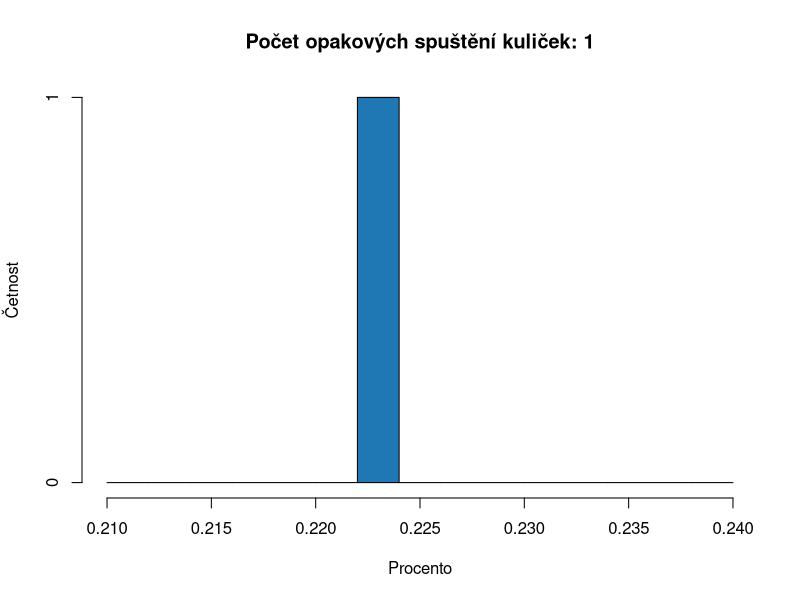
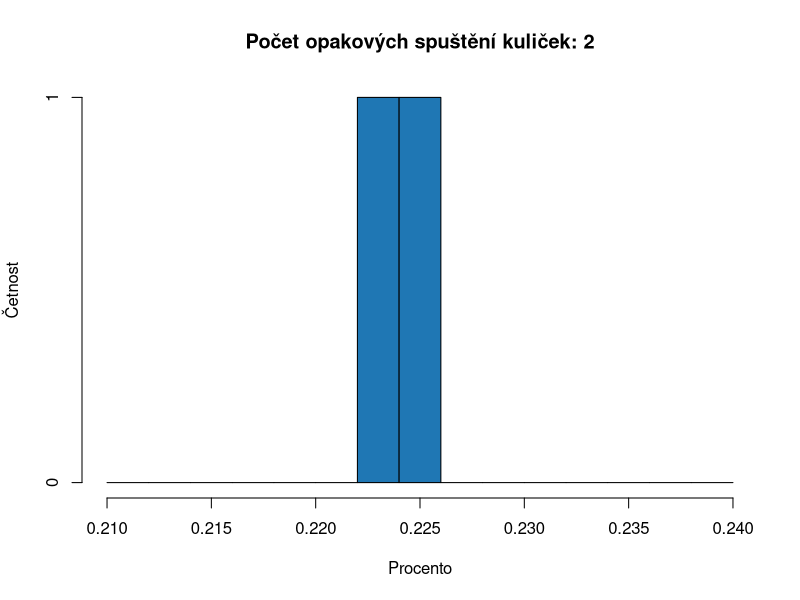
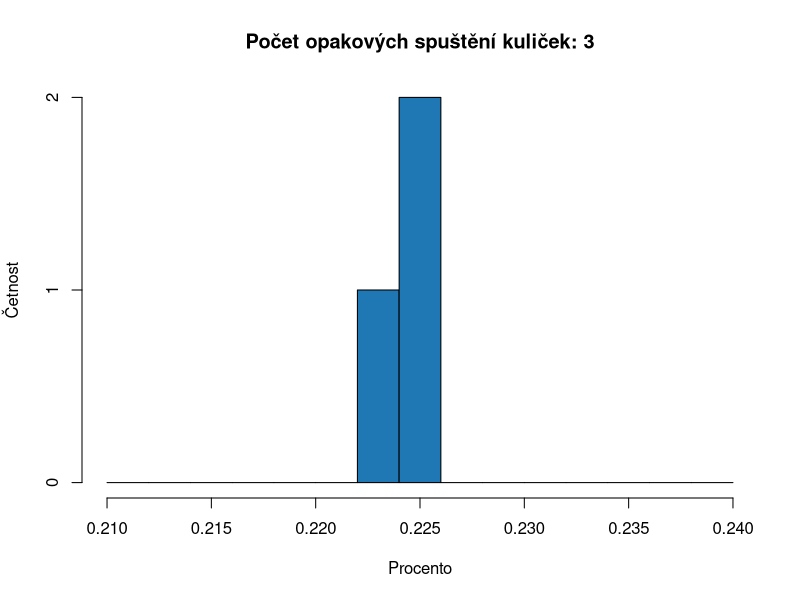
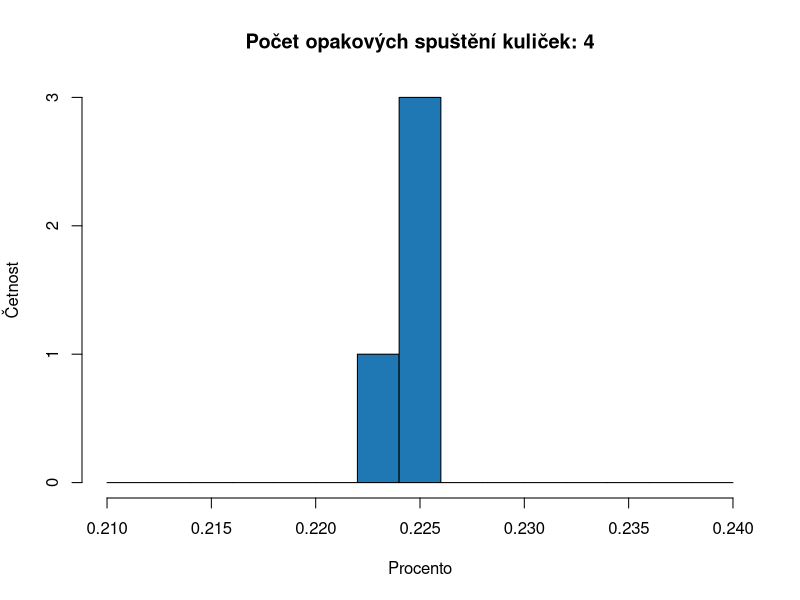
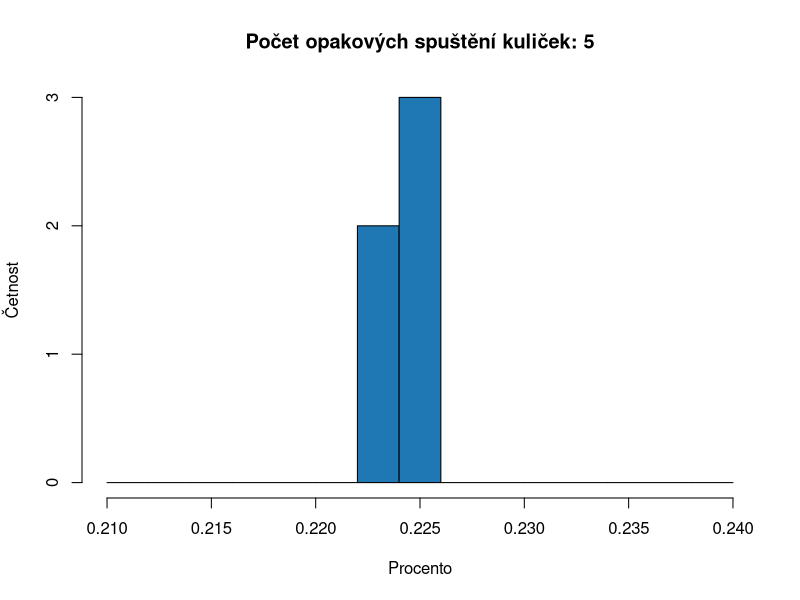
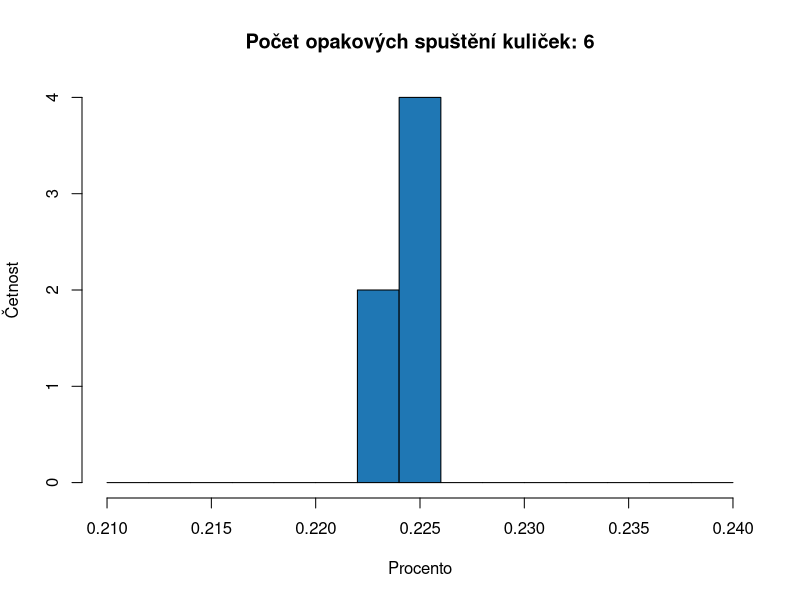
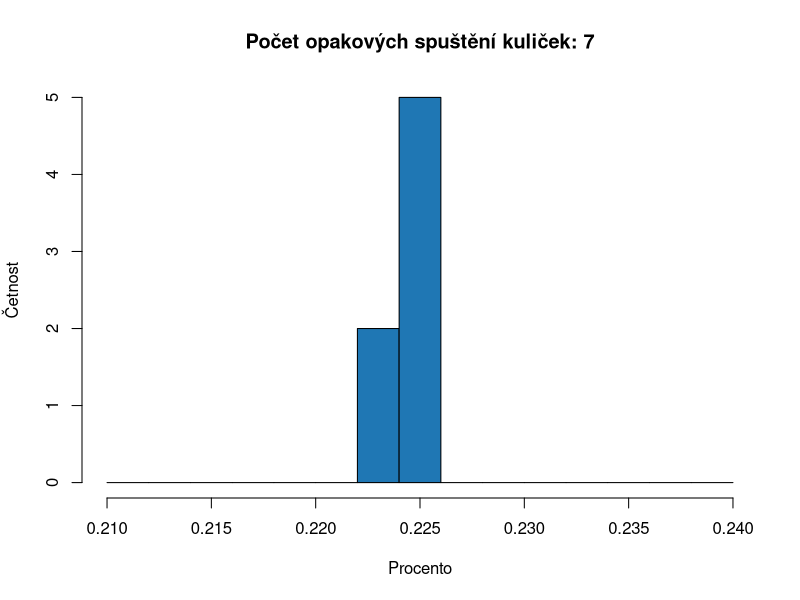
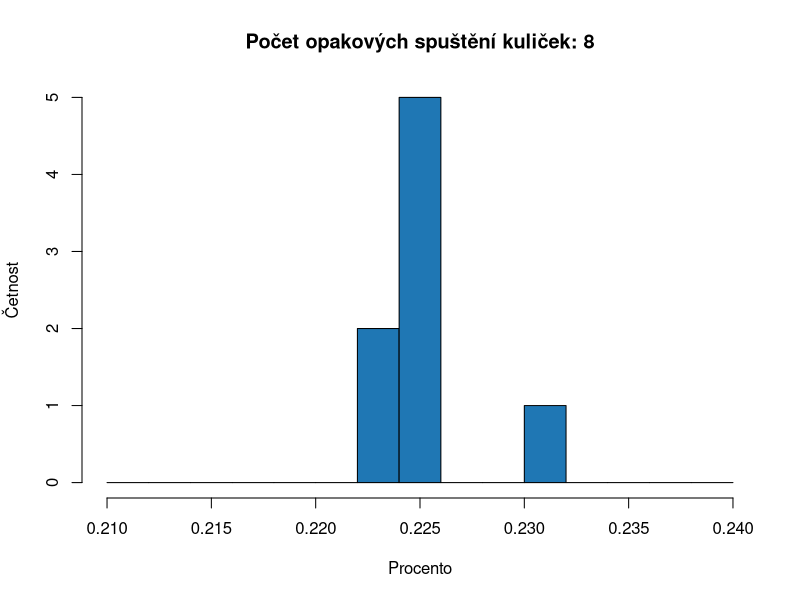

These charts were generated, in order, by the following R code:
## ---- chunk 1
set.seed(4)
# pocet micku
n <- 10000
# pravdepodobnost uspechu (napravo)
p <- 0.5
# 0 by znamenalo všechny kulicky nalevo, 12 všechny kulicky napravo,
# celkem 13 možností, jak mohou kulicky skončit
s <- 12

vysledek <- rbinom(n = n, size = s, prob = p)
cetnost <- table(vysledek)

# pouzijeme nazev 6 v tabulce, protoze 0 je prvni sloupec  
p_7 <- cetnost[names(cetnost) == "6"]/n
## ---- chunk 2
# pocet simulaci
S <- 1:90
p_7 <- rep(NA, length(S))

for(i in S) {
  # spustime kulicky
  vysledek <- rbinom(n = n, size = s, prob = p)
  # vypocitame pocet kulicek v kazdem sloupci
  cetnost <- table(vysledek)
  # vypocitame procento
  p_7[i] <- cetnost[names(cetnost) == "6"]/n  
  
  hist(p_7, 
       breaks = seq(0.21, 0.24, by =0.002), 
       xlim = c(0.21, 0.24),
       main = paste0("Počet opakových spuštění kuliček: ", S[i]),
       col = "#1f77b4",
       xlab = "Procento", ylab = "Četnost")
}
## ---- chunk 3
# vypocitame p
p_hat <- dbinom(6, size = 12, prob = 0.5)
# vypocitame rozptyl
s_hat <- p_hat*(1-p_hat)

# vypocitame pdf rozlozeni procent
x <- seq(0.21, 0.24, length.out = 1000)
pdf <- dnorm(x, mean = p_hat, sd = sqrt(s_hat/n))


hist(p_7, 
     breaks = seq(0.21, 0.24, by =0.002), 
     xlim = c(0.21, 0.24),
     col = "grey",
     main = "",
     xlab = "Procento", ylab = "Četnost")
# pridame na druhou osu
par(new = TRUE)
plot(x, pdf, 
     type = "l", lwd = 2, 
     col = "#1f77b4",
     axes = FALSE,
     xlab = "", ylab = "", 
     bty = "n")


legend("topright", 
       legend = c("Rozložení procent",
                  paste0("N(", round(p_hat, 2), ",", round(sqrt(s_hat/n), 3), ")")),
       lwd = c(2, 2),
       col = c("grey", "#1f77b4"),
       cex = 0.7
       )
thicks <- round(seq(0, max(pdf), by = 10), 2)
axis(4, at = thicks, labels =thicks)
## ---- chunk 4
set.seed(42)
# pocet vyberu
S <- 2^c(1:10)
# ulozeni dat
X <- matrix(NA, nrow = 0, ncol = 2)
colnames(X) <- c("x", "frame")
# vyber o velikosti n
N <- 50

# simulace
for (i in 1:length(S)) {
  s <- S[i]
  for (n in 1:s) {
    mu <- mean(runif(N, min = -10, max = 10))
    X <- rbind(X, c(mu, s))
  }
}
# zobrazeni dat
for (s in S) {
  hist(X[X[, 2] == s, 1],
    col = "#1f77b4",
    ylab = "Četnost", xlab = "Průměr U ~ (-10, 10)", main = paste0("Počet výběrů: ", s),
    xlim = c(-3, 3),
    breaks = 10
  )
}
## ---- chunk 5
a <- 1
b <- 6
ocekavana_hodnota <- (a+b)/2

# 10 hodů
n <- 10
kostka <- c(1:6)
hody_n10 <- sample(kostka, size = 10, replace = TRUE)
prumer_n10 <- mean(hody_n10)
print(paste0("Průměr ", n, " hodů je: ", prumer_n10))

# nasimulujeme si velke mnozstvi hodu kostkou
n <- 10000
hody <- sample(c(1:6), replace = TRUE, prob = rep(1/6, 6), size = n)
# vytvorime si vektor, do ktereho budeme ukladat prumery
prumer <- rep(0, n)
# vypocitame kumulativni prumer 
for(i in c(1:n)) {
  prumer[i] <- mean(hody[1:i])
}
#zobrazime
plot(prumer, 
     xlab = "Pořadí hodů", ylab = "Průměr", 
     main = "Průměrná hodnota hodu kostkou v závislosti na počtu hodů", 
     cex.main = 0.9, # mensi title, aby se vesel
     type = "l", lwd = 2,
     col = "#1f77b4")
lines(c(1,10000), c(ocekavana_hodnota, ocekavana_hodnota), 
      col = "black")
legend("topright", 
       legend = c("Očekávaná hodnota"), 
       col = "black", lty = 1,
       cex = 0.7)
## ---- chunk 6
ocekavana_hodnota <- 1/12
n <- 10000
# nasimulujeme velke mnozstvi deti. 1 pokud se narodily v dubnu 0, pokud ne
deti <- rbinom(n = n, size = 1, prob = ocekavana_hodnota)

# vektor kam budeme ukladat kumulativni prumer
prumer <- rep(0, n)
for(i in c(1:n)) {
  prumer[i] <- mean(deti[1:i])
}

#zobrazeni
plot(prumer, 
     xlab = "Pořadí dítěte", ylab = "Průměr", 
     main = "Průměrná hodnota, že se dítě narodilo v dubnu", 
     cex.main = 0.9, # mensi title, aby se vesel
     type = "l", lwd = 2,
     col = "#1f77b4")
lines(c(1,10000), c(ocekavana_hodnota, ocekavana_hodnota), 
      col = "black")
legend("topright", 
       legend = c("Očekávaná hodnota"), 
       col = "black", lty = 1,
       cex = 0.7)
## ---- chunk 7
# populacni hodnoty rozlozeni
p <- 0.51
rozptyl <- p*(1-p)

# pocet vyberu
k = 10000
# velikost vyberu
n = 100
# vytvorime vektor, kam budeme ukladat nase prumery
prumery <- rep(0, k)
for(i in c(1:k)) {
  # udelame nahodny vyber z populace
  vyber <- sample(c(1,0), size = n, prob = c(0.51, 0.49), replace = TRUE)
  # a ulozime prumer z vyberu
  prumery[i] <- mean(vyber)
}

# vypocitame parametry, ktere potrebujeme na zobrazeni teoretickeho normalniho rozlozeni prumeru, podle centralni limitni vety
sigma <- sqrt(rozptyl)
x <- seq(0.3, 0.7, by = 0.001)
standardni_chyba <- sigma/sqrt(n)
pdf <- dnorm(x, mean = mean(prumery), sd = standardni_chyba) # hustota pravdepodobnosti 

# zobrazime histogram prumeru (nase simulace)
hist(prumery, ylab= "Četnost", xlab = "Výběrový průměr (% žen)",
     xlim = c(0.3, 0.7), # musime urcit, aby byly prekryvajici ve stejne pozici vuci ose x
     col = "#1f77b4",
     main = "X~N(0.51,0.25/sqrt(100))")
par(new = TRUE) # na pridani nove osy
# nyni prekryjeme teoretickou hustotou pravdepodobnosti podle centralni limitni vety
plot(x, pdf, type = "l", 
     axes = FALSE, bty = "n", xlab = "", ylab = "", # nezobrazujeme osy, jinak by se prekryvaly
     xlim = c(0.3, 0.7),  # musime urcit, aby byly prekryvajici ve stejne pozici vuci ose x
     col = "black", lwd = 2)
lines(c(p,p), c(0,8), col = "red", lwd = 2)
axis(side=4)
mtext("f(x)", side=4, line=3)
#pridame legendu
legend("topleft", 
       legend = c("PDF", "Populační průměr"), 
       col = c("black", "red"), lty = c(1,1),
       cex = 0.6)
## ---- chunk 8
# nejdrive si vytvorme nejake silene rozlozeni
x <- seq(0, 12, length.out = 10000)
# vytvorime rozlozeni, ktere ma 2 vrcholy
pdf <- dnorm(x, mean = 4, sd = 1) + dnorm(x, mean = 8, sd = 1)

# ted vygenerujeme nahodnou promennou z tohoto rozlozeni
p <- pdf / sum(pdf) # pdf neni pravdepodonost, proto ji musime standardizovat, aby byla mezi 0 a 1
X <- sample(x, size = 1e6, replace = TRUE, prob = p) # vybere hodnoty x s pravdepodobnostni, ktera se rovna jejich standardizovane hustote pravdepodobnosti
ocekavana_hodnota <- mean(X)

#zobrazime si nasi promennou
plot(x, pdf, 
     ylab = "f(x)", xlab = "X", main = "PDF strašidelné proměnné",
     col = "#1f77b4", type = "l", lwd = 2)

# pojdme si opet ukazat,ze pokud bychom delali mnoho vyberu z tohoto rozlozeni, tak jejich prumery by byly normalne rozlozene a odpovidaly by rozlozeni popsanem v centralni limitni vete

# pocet vyberu
k = 10000
# velikost vyberu
n = 100
# vytvorime vektor, kam budeme ukladat nase prumery
prumery <- rep(0, k)
for(i in c(1:k)) {
  # udelame nahodny vyber z populace
  vyber <- sample(x, size = n, prob = p, replace = TRUE)
  # a ulozime prumer z vyberu
  prumery[i] <- mean(vyber)
}

# vypocitame parametry, ktere potrebujeme na zobrazeni teoretickeho normalniho rozlozeni prumeru, podle centralni limitni vety

# odhadneme smerodatnou odchylku z vyberu (treba toho posledniho z nasi for loop)
s = sd(vyber)
# standardni chyba
standardni_chyba <- s / sqrt(n)
pdf <- dnorm(x, mean = mean(prumery), sd = standardni_chyba)

# zobrazime histogram prumeru (nase simulace)
hist(prumery, ylab= "Četnost", xlab = "Výběrové průměry",
     xlim = c(5,7), # musime urcit, aby byly prekryvajici ve stejne pozici vuci ose x 
     col = "#1f77b4",
     main = "Histogram průměrů ze strašidelné proměnné")
par(new = TRUE) # na pridani nove osy
# nyni prekryjeme teoretickou hustotou pravdepodobnosti podle centralni limitni vety
plot(x, pdf, type = "l", 
     axes = FALSE, bty = "n", xlab = "", ylab = "", # nezobrazujeme osy, jinak by se prekryvaly
     xlim = c(5,7), # musime urcit, aby byly prekryvajici ve stejne pozici vuci ose x
     col = "black", lwd = 2)
lines(c(ocekavana_hodnota,ocekavana_hodnota), c(0,2), col = "red", lwd = 2)
axis(side=4)
mtext("f(x)", side=4, line=3)
#pridame legendu
legend("topleft", 
       legend = c("PDF", "Populační průměr"), 
       col = c("black", "red"), lty = c(1,1),
       cex = 0.6)
## ---- chunk 9
# nyni si nasimulujeme situaci, kdy mame pouze jeden vyber o velikosti 100 (jako v realnem vyzkumu)
n <- 100
vyber <- sample(c(1,0), size = n, prob = c(0.51, 0.49), replace = TRUE)

# urcime hladinu spolehlivosti (1-alpha)
alpha <- 0.11
# vypocitame vyberovy prumer
vyberovy_prumer <- mean(vyber)
# smerodatnou odchylku odhadneme z vyberu
s <- sd(vyber)
# vypocitame standardni chybu (tedy smerodatnou odchylku rozlozeni prumeru)
standardni_chyba <- s / sqrt(n)
# vypocitame z (vzdalenost od prumeru). Alpha /2 protoze chceme mit stejne procento rozlozeni na leve a prave strane rozlozeni
z <- qnorm(p = 1-alpha/2)
# vypocitame interval spolehlivosti
IS_89 <- c(vyberovy_prumer - z * standardni_chyba, vyberovy_prumer + z * standardni_chyba) 

print(paste0("Interval spolehlivosti na konfidenční hladině ", 1-alpha, " je: "))
print(IS_89)
## ---- chunk 10
interval_spolehlivosti <- function(x, alpha) {
  n <- length(x)
  vyberovy_prumer <- mean(x)
  standardni_chyba <- sd(x) / sqrt(n)
  z <- qnorm(p = 1-alpha/2)
  IS <- c(vyberovy_prumer - z * standardni_chyba, vyberovy_prumer + z * standardni_chyba) 
  return(IS)
}
## ---- chunk 11
# pocet simulaci
k = 100
# velikost vyberu
n <- 200
# urcime hladinu spolehlivosti
alpha <- 0.11
# populacni hodnota (tu sem davame, abychom se presvedcili, ze co jsme rekli nahore je pravda)
p <- 0.51

# pripravime si prazdny graf
 plot(c(1:k), seq(0.3, 0.7, length.out=k), 
      type = "n", #nechceme nic zobrazit
      xlab = "Výběry z populace", ylab = "% žen", 
      main = paste0("IS (konfidenční hladina=", 1-alpha," ) pro opakované výběry"), cex.main = 0.9,
      col = "grey")

 # nyní provedeme simulaci 
for(i in c(1:k)) {
  # udelame si vyber
  vyber <- sample(c(1,0), size = n, prob = c(0.51, 0.49), replace = TRUE)
  is_ <- interval_spolehlivosti(x = vyber, alpha = alpha)
  # zobrazime na grafu
  if((is_[1] >= p) | ((is_[2] <= p))) { # pokud je nas interval spolehlivosti mimo populacni hodnotu udelaj sede
    points(i, mean(vyber), 
         col = "grey", pch = 20)
    lines(c(i,i), is_, col = "grey")
  } else { # pokud je p uvnitr intervalu spolehlivosti pak zobraz modre 
    points(i, mean(vyber), 
         col = "#1f77b4", pch = 20)
    lines(c(i,i), is_, col = "#1f77b4")
  }
}
# pridame populacni prumer 
lines(c(1,n), c(p,p), col = "red")
# pridame legendu
legend("bottomleft", 
       legend = c("Populační průměr"), 
       col = c("red"), lty = c(1),
       cex = 0.6)
## ---- chunk 12
# mame pouze jeden vyber o velikosti 100 (jako v realnem vyzkumu)
n <- 100
p <- 0.51
vyber <- sample(c(1,0), size = n, prob = c(0.51, 0.49), replace = TRUE)

# pocet vyberu s opakovanim z nasi promenne
k <- 10000
# vytvorime si vektor, kam ulozime prumery
prumery_b <- rep(0, k)

#udelame bootstrapping
for(i in c(1:k)) {
    prumery_b[i] <- mean(sample(vyber, size = n, replace = TRUE))
}

# urcime hladinu spolehlivosti (1-alpha)
alpha <- 0.11
# vypocitame kvantily
boostrap_is_89 <- quantile(prumery_b, 
                           probs = c(alpha/2, 1-alpha/2) # kvantil 0.055 a 0.945
                           )
print(paste0(alpha/2, " a ", 1-alpha/2, " kvantily empirického boostrapovanáho rozložení průměru je: "))
print(boostrap_is_89)


print(paste0("Interval spolehlivosti (vypočítaný analyticky) na konfidenční hladině ", 1-alpha, " je: "))
print(interval_spolehlivosti(vyber, alpha))
